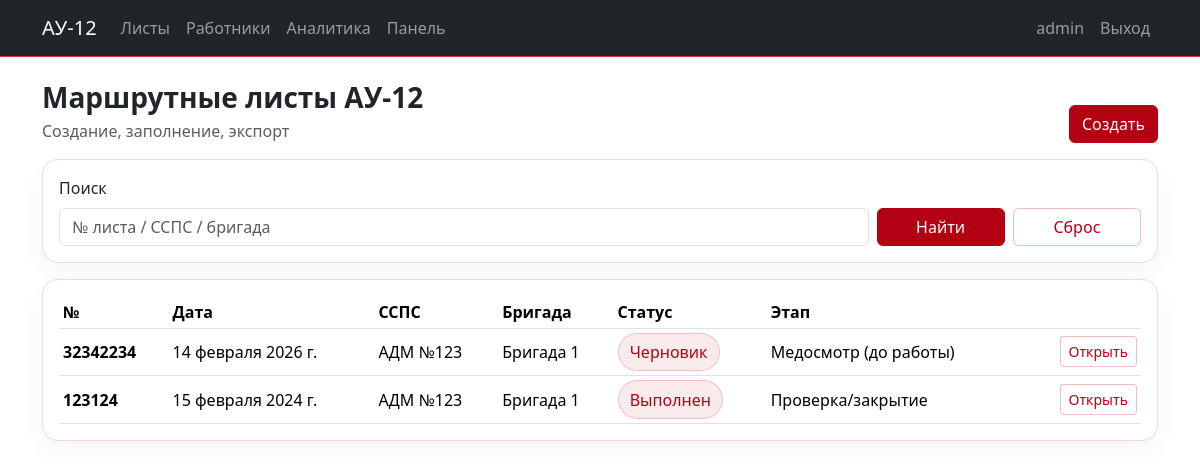
Screenshot of /au12/ (signed in) with the database file from the repository.
### apps/accounts/models.py (models this page shows, shortened)
class User(AbstractUser):
    patronymic = models.CharField("Отчество", max_length=150, blank=True, default="")
    role = models.CharField("Должность", max_length=20, choices=Role.choices, default=Role.MACHINIST)
    station = models.ForeignKey(
        Station,
        verbose_name="Станция",
        on_delete=models.PROTECT,
        null=True,
        blank=True,
        related_name="users",
    )
    class Meta:
        verbose_name = "Пользователь"
        verbose_name_plural = "Пользователи"

### apps/routesheets/models.py (models this page shows, shortened)
class RouteSheetAU12(models.Model):
    number = models.CharField("Номер", max_length=50)
    date = models.DateField("Дата")
    railway_name = models.CharField("Наименование дороги", max_length=255, blank=True)
    enterprise = models.ForeignKey(
        Enterprise,
        verbose_name="Предприятие",
        on_delete=models.PROTECT,
        related_name="routesheets",
        null=True,
    )
    ssps_unit = models.ForeignKey(
        SSPSUnit,
        verbose_name="Единица ССПС",
        on_delete=models.PROTECT,
        related_name="au12_routesheets",
    )
    brigade = models.ForeignKey(
        Brigade,
        verbose_name="Бригада",
        on_delete=models.PROTECT,
        null=True,
        blank=True,
        related_name="routesheets",
    )
    status = models.CharField("Статус", max_length=20, choices=AU12Status.choices, default=AU12Status.DRAFT)
    step = models.CharField("Этап", max_length=20, choices=AU12Step.choices, default=AU12Step.MED_PRE)
    created_by = models.ForeignKey(
        settings.AUTH_USER_MODEL,
        verbose_name="Создал",
        on_delete=models.PROTECT,
        related_name="au12_created",
    )
    created_at = models.DateTimeField("Создано", auto_now_add=True)
    class Meta:
        verbose_name = "Маршрутный лист АУ-12"
        verbose_name_plural = "Маршрутные листы АУ-12"
        ordering = ["-date", "-id"]

### apps/directory/models.py (models this page shows, shortened)
class SSPSUnit(models.Model):
    owner = models.ForeignKey(Enterprise, verbose_name="Владелец (предприятие)", on_delete=models.PROTECT)
    type_name = models.CharField("Тип ССПС", max_length=120)
    number = models.CharField("Номер ССПС", max_length=50)
    max_people = models.PositiveIntegerField("Макс. число людей", default=0)
    class Meta:
        verbose_name = "Единица ССПС"
        verbose_name_plural = "Единицы ССПС"
        unique_together = [("type_name", "number")]
    def __str__(self):
        return f"{self.type_name} №{self.number}"

class Brigade(models.Model):
    name = models.CharField("Название бригады", max_length=255)
    ssps_unit = models.ForeignKey(SSPSUnit, verbose_name="Единица ССПС", on_delete=models.PROTECT, related_name="brigades")
    members = models.ManyToManyField(
        settings.AUTH_USER_MODEL,
        verbose_name="Состав бригады (работники)",
        related_name="brigades",
        blank=True
    )
    is_active = models.BooleanField("Активна", default=True)
    class Meta:
        verbose_name = "Бригада"
        verbose_name_plural = "Бригады"
        unique_together = [("name", "ssps_unit")]

### apps/routesheets/views.py (the view, shortened to what this page needs)
# urls.py: path("au12/", views.AU12ListView.as_view(), name="au12_list"),
class AU12ListView(RoleRequiredMixin, ListView):
    allowed_roles = {Role.ADMIN, Role.MASTER, Role.MACHINIST, Role.ASSISTANT, Role.MEDIC, Role.INSPECTOR}
    model = RouteSheetAU12
    template_name = "routesheets/au12_list.html"
    paginate_by = 50
    def get_queryset(self):
        qs = (
            super()
            .get_queryset()
            .select_related("ssps_unit", "brigade")
            .order_by("-date", "-id")
        )
        q = (self.request.GET.get("q") or "").strip()
        return qs

### apps/accounts/permissions.py (called while the page is built)
    def dispatch(self, request, *args, **kwargs):
        if not request.user.is_authenticated:
            return super().dispatch(request, *args, **kwargs)
        if getattr(request.user, "is_superuser", False):
            return super().dispatch(request, *args, **kwargs)
        if self.allowed_roles and getattr(request.user, "role", None) not in self.allowed_roles:
            return HttpResponseForbidden("Недостаточно прав.")
        return super().dispatch(request, *args, **kwargs)

### apps/routesheets/templates/routesheets/au12_list.html
{% extends "base.html" %}
{% block content %}
<div class="d-flex align-items-end justify-content-between flex-wrap gap-2 mb-3">
  <div>
    <h3 class="section-title mb-1">Маршрутные листы АУ-12</h3>
    <div class="text-muted">Создание, заполнение, экспорт</div>
  </div>
  <a class="btn btn-brand" href="{% url 'routesheets:au12_create' %}">Создать</a>
</div>
<div class="card p-3 mb-3">
  <form class="row g-2 align-items-end" method="get">
    <div class="col-md-9">
      <label class="form-label">Поиск</label>
      <input class="form-control" name="q" value="{{ request.GET.q }}" placeholder="№ листа / ССПС / бригада">
    </div>
    <div class="col-md-3 d-flex gap-2">
      <button class="btn btn-brand w-100" type="submit">Найти</button>
      <a class="btn btn-ghost w-100" href="{% url 'routesheets:au12_list' %}">Сброс</a>
    </div>
  </form>
</div>
<div class="card p-3">
  <div class="table-responsive">
    <table class="table table-sm align-middle mb-0">
      <thead>
        <tr>
          <th>№</th>
          <th>Дата</th>
          <th>ССПС</th>
          <th>Бригада</th>
          <th>Статус</th>
          <th>Этап</th>
          <th></th>
        </tr>
      </thead>
      <tbody>
      {% for rs in object_list %}
        <tr>
          <td class="fw-semibold">{{ rs.number }}</td>
          <td>{{ rs.date }}</td>
          <td>{{ rs.ssps_unit }}</td>
          <td>{% if rs.brigade %}{{ rs.brigade.name }}{% else %}—{% endif %}</td>
          <td><span class="badge-soft">{{ rs.get_status_display }}</span></td>
          <td>{{ rs.get_step_display }}</td>
          <td class="text-end">
            <a class="btn btn-ghost btn-sm" href="{% url 'routesheets:au12_detail' rs.id %}">Открыть</a>
          </td>
        </tr>
      {% empty %}
        <tr><td colspan="7" class="text-muted">Нет данных</td></tr>
      {% endfor %}
      </tbody>
    </table>
  </div>
</div>
{% endblock %}

### apps/accounts/templates/base.html (shortened to what this page needs)
<!doctype html>
<html lang="ru">
<head>
  <link href="https://cdn.jsdelivr.net/npm/bootstrap@5.3.3/dist/css/bootstrap.min.css" rel="stylesheet">
  <link href="/static/css/style.css" rel="stylesheet">
</head>
<body>
<nav class="navbar navbar-expand-lg navbar-dark bg-dark border-bottom border-danger">
  <div class="container">
    <a class="navbar-brand" href="{% url 'routesheets:au12_list' %}">АУ-12</a>
    <div class="collapse navbar-collapse" id="nav">
      <ul class="navbar-nav me-auto">
        <li class="nav-item"><a class="nav-link" href="{% url 'routesheets:au12_list' %}">Листы</a></li>
        <li class="nav-item"><a class="nav-link" href="{% url 'accounts:worker_list' %}">Работники</a></li>
        <li class="nav-item"><a class="nav-link" href="{% url 'routesheets:analytics_fuel' %}">Аналитика</a></li>
        {% if user.is_authenticated and user.is_superuser %}
          <li class="nav-item"><a class="nav-link" href="{% url 'panel:home' %}">Панель</a></li>
        {% endif %}
      </ul>
      <ul class="navbar-nav">
        {% if user.is_authenticated %}
          <li class="nav-item"><a class="nav-link">{{ user.username }}</a></li>
          <li class="nav-item"><a class="nav-link" href="{% url 'accounts:logout' %}">Выход</a></li>
        {% else %}
          <li class="nav-item"><a class="nav-link" href="{% url 'accounts:login' %}">Вход</a></li>
        {% endif %}
      </ul>
    </div>
  </div>
</nav>
<main class="container py-4">
  {% block content %}{% endblock %}
</main>
</body>
</html>

### static/css/style.css (style rules this page uses)
:root { --brand:#b30012; --brand2:#7a000c; }
.section-title { font-weight:700; }
.btn-brand { background:var(--brand); border-color:var(--brand); color:#fff; }
.btn-ghost { border:1px solid rgba(179,0,18,.25); color:var(--brand); background:#fff; }
.card { border:1px solid rgba(179,0,18,.15); border-radius:16px; box-shadow:0 10px 25px rgba(0,0,0,.04); }
.badge-soft { display:inline-block; padding:.4rem .7rem; border-radius:999px; background:rgba(179,0,18,.08); color:var(--brand); border:1px solid rgba(179,0,18,.18); }

### rows the page displays
User: username "admin"
RouteSheetAU12: number "32342234", date "14 февраля 2026 г.", ssps_unit "АДМ №123", brigade.name "Бригада 1", status "Черновик", step "Медосмотр (до работы)"
RouteSheetAU12: number "123124", date "15 февраля 2024 г.", ssps_unit "АДМ №123", brigade.name "Бригада 1", status "Выполнен", step "Проверка/закрытие"
